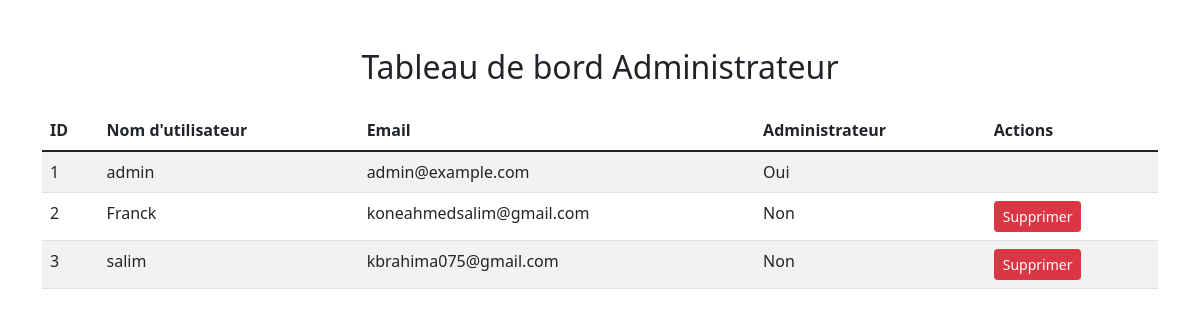
Page /admin (signed in) on the earlier database version.
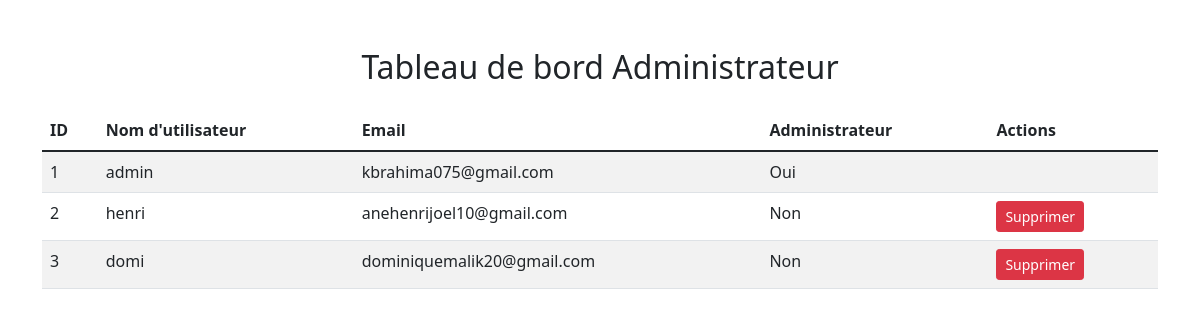
Same page on the later database version.
### app.py (models this page shows)
class User(db.Model):
    id = db.Column(db.Integer, primary_key=True)
    username = db.Column(db.String(150), nullable=False, unique=True)
    email = db.Column(db.String(150), nullable=False, unique=True)
    password = db.Column(db.LargeBinary, nullable=False)
    is_admin = db.Column(db.Boolean, default=False)  # Nouveau champ pour l'administrateur
    passwords = db.relationship('Password', backref='user', lazy=True, cascade="all, delete-orphan")

### app.py (the view)
@app.route('/admin')
@admin_required
def admin_dashboard():
    users = User.query.all()  # L'administrateur peut voir tous les utilisateurs
    return render_template('admin_dashboard.html', users=users)

### app.py (called while the page is built)
def admin_required(f):
    @wraps(f)
    def decorated_function(*args, **kwargs):
        if 'username' not in session:
            return redirect(url_for('login'))
        user = User.query.filter_by(username=session['username']).first()
        if not user.is_admin:
            flash("Accès réservé aux administrateurs.", "danger")
            return redirect(url_for('dashboard'))
        return f(*args, **kwargs)
    return decorated_function

### templates/admin_dashboard.html (shortened to what this page needs)
<!DOCTYPE html>
<html lang="fr">
<head>
    <link href="https://cdn.jsdelivr.net/npm/bootstrap@5.1.3/dist/css/bootstrap.min.css" rel="stylesheet">
</head>
<body>
    <div class="container mt-5">
        <h2 class="text-center">Tableau de bord Administrateur</h2>
        <table class="table table-striped mt-4">
            <thead>
                <tr>
                    <th>ID</th>
                    <th>Nom d'utilisateur</th>
                    <th>Email</th>
                    <th>Administrateur</th>
                    <th>Actions</th>
                </tr>
            </thead>
            <tbody>
                {% for user in users %}
                <tr>
                    <td>{{ user.id }}</td>
                    <td>{{ user.username }}</td>
                    <td>{{ user.email }}</td>
                    <td>{{ 'Oui' if user.is_admin else 'Non' }}</td>
                    <td>
                        {% if not user.is_admin %}
                        <form action="{{ url_for('delete_user', user_id=user.id) }}" method="POST" style="display:inline;">
                            <button type="submit" class="btn btn-danger btn-sm" onclick="return confirm('Êtes-vous sûr de vouloir supprimer cet utilisateur ?');">
                                Supprimer
                            </button>
                        </form>
                        {% endif %}
                    </td>
                </tr>
                {% endfor %}
            </tbody>
        </table>
    </div>
</body>
</html>

Differences in the rows shown:
changed User "admin": email "admin@example.com" → "kbrahima075@gmail.com"
changed User id 2: username "Franck" → "henri"; email "koneahmedsalim@gmail.com" → "anehenrijoel10@gmail.com"
changed User id 3: username "salim" → "domi"; email "kbrahima075@gmail.com" → "dominiquemalik20@gmail.com"
